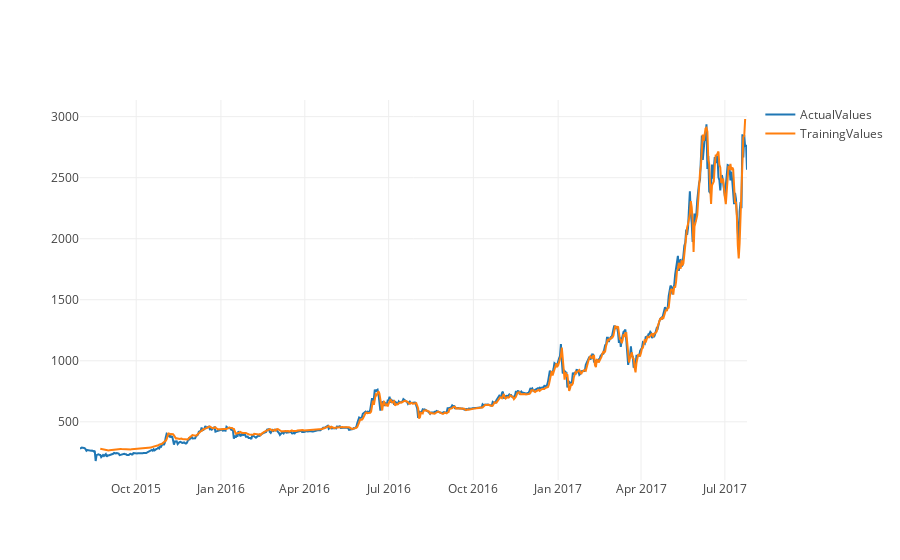
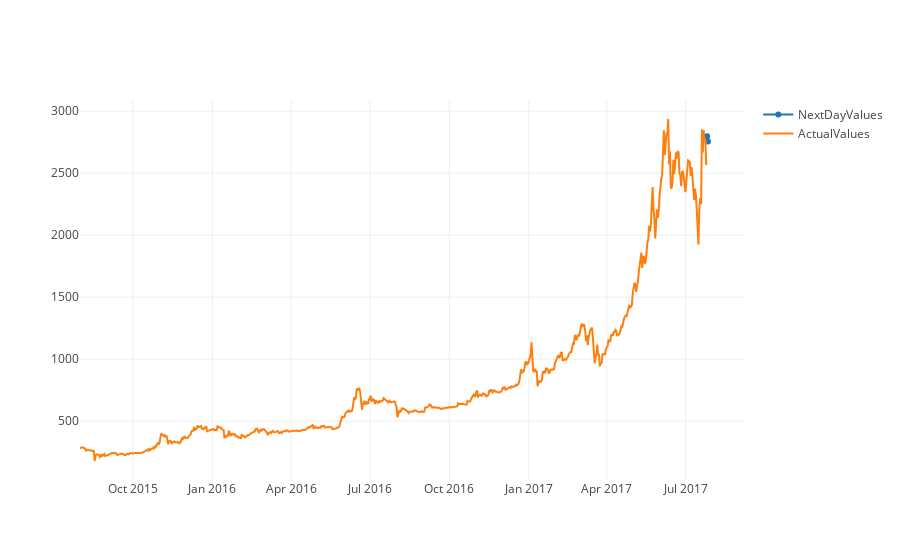

The cell these charts' notebook holds for them, in order:
### Code cell
Actual = pd.DataFrame(prices, columns=["close"], index=df.date).close
Training = pd.DataFrame(trainPredictPlot, columns=["close"], index=df.date).close
pred = pd.DataFrame(trainPredictPlot, columns=["close"], index=df.date).close
prediction = pd.DataFrame(predictNday.T, columns=["predictionPrice"], index = predictionDate.values)
ActualValues = go.Scatter( x = df.date, y = Actual, name = 'ActualValues')
TrainingValues = go.Scatter( x = df.date, y = Training, name = 'TrainingValues')

iplot([ActualValues,TrainingValues])

our_Predict = go.Scatter( x = prediction.index, y = prediction.predictionPrice, name = 'NextDayValues')

iplot([our_Predict, ActualValues])

### Figure 1 — Plotly figure (JSON) as saved in the notebook; plotly's stock layout.template omitted (floating-point values rounded to 4 significant figures; data arrays with more than 128 entries replaced by an {"elided": "..."} marker saying what was removed)
{"data": [{"name": "ActualValues", "type": "scatter", "x": {"elided": "725 str values"}, "y": {"elided": "725 float values"}}, {"name": "TrainingValues", "type": "scatter", "x": {"elided": "725 str values"}, "y": {"elided": "725 float values"}}], "layout": {}}

### Figure 2 — Plotly figure (JSON) as saved in the notebook; plotly's stock layout.template omitted (floating-point values rounded to 4 significant figures; data arrays with more than 128 entries replaced by an {"elided": "..."} marker saying what was removed)
{"data": [{"name": "NextDayValues", "type": "scatter", "x": ["2017-07-26", "2017-07-27"], "y": [2799.0, 2755.0]}, {"name": "ActualValues", "type": "scatter", "x": {"elided": "725 str values"}, "y": {"elided": "725 float values"}}], "layout": {}}
